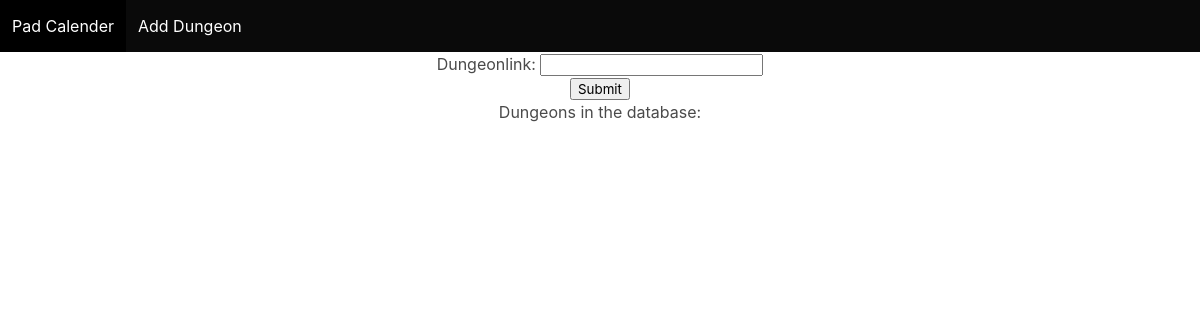
/add/, run on an earlier commit of the app's database.
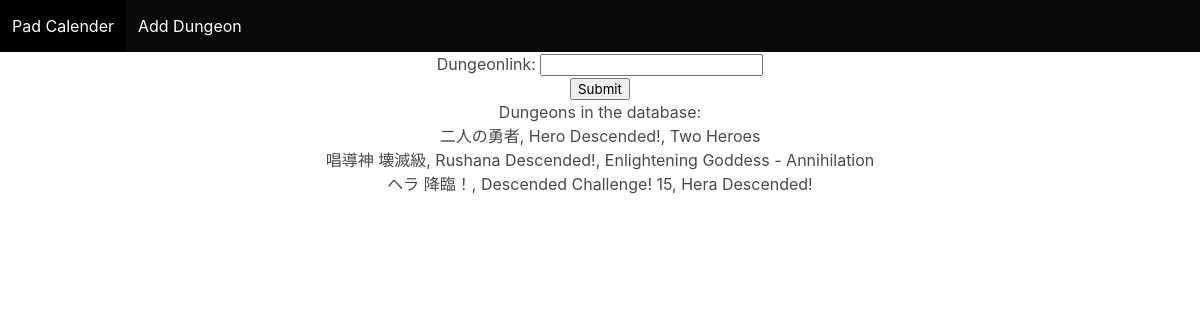
And on a later commit of the database.
### dungeon/models.py (models this page shows, shortened)
class Dungeon(models.Model):
    jpnTitle = models.CharField(default="", max_length=50)
    altTitle = models.CharField(default="", max_length=50)
    altTitle2 = models.CharField(default="", max_length=50)
    stamina = models.CharField(default="", max_length=10)
    battles = models.CharField(default="", max_length=10)
    dungeonType = models.CharField(default="", max_length=30)
    dungeonLink = models.TextField(default="")
    daily = models.BooleanField(default=False)

### dungeon/views.py (the view, shortened to what this page needs)
# urls.py: path('add/', dv.addDungeonView)
def addDungeonView(request):
    template = 'addDungeon.html'
    source = Dungeon.objects.all()
    form = DungeonLink()
    context = {'dungeons': source, 'form': form}
    return render(request, template, context)

### dungeon/forms.py
class DungeonLink(forms.Form):
    dungeonLink = forms.CharField(max_length=50)

### templates/addDungeon.html (shortened to what this page needs)
{% extends 'home.html' %}
{% block content %}
<form method="POST">
    {{ form.as_p }}
    <input type="submit" value="Submit"/>
</form>
<div>Dungeons in the database:</div>
{% for dungeon in dungeons %}
    <div>{{ dungeon.jpnTitle }}, {{ dungeon.altTitle }}, {{ dungeon.altTitle2 }}</div>
{% endfor %}
{% endblock %}

### templates/home.html (shortened to what this page needs)
<!DOCTYPE html>
<html lang="en">
<head>
    <link rel="stylesheet" href="https://cdnjs.cloudflare.com/ajax/libs/bulma/0.7.1/css/bulma.min.css">
</head>
<body class="has-navbar-fixed-top">
<nav class="navbar is-fixed-top is-black" role="navigation">
    <div class="navbar-menu">
        <div class="navbar-start">
            <a class="navbar-item" href="/">Pad Calender</a>
            <a class="navbar-item" href="/add/">Add Dungeon</a>
        </div>
    </div>
</nav>
<div align="center">
    {% block content %}{% endblock %}
</div>
</body>
</html>

What changed in the data, as far as the page shows it:
added Dungeon: jpnTitle "二人の勇者", altTitle "Hero Descended!", altTitle2 "Two Heroes"
added Dungeon: jpnTitle "唱導神 壊滅級", altTitle "Rushana Descended!", altTitle2 "Enlightening Goddess - Annihilation"
added Dungeon: jpnTitle "ヘラ 降臨！", altTitle "Descended Challenge! 15", altTitle2 "Hera Descended!"
